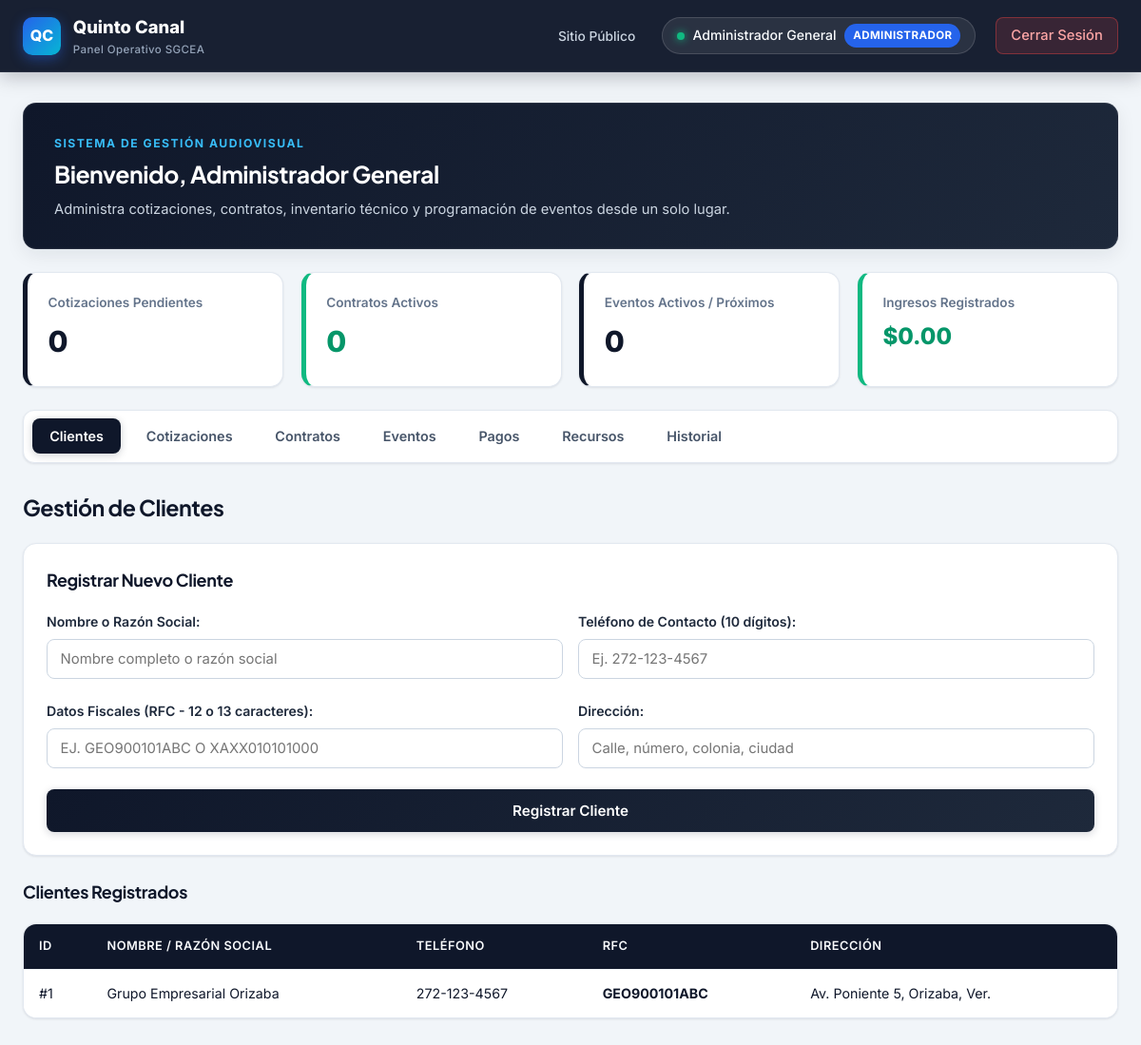
The page /panel.php (signed in) on the database its author committed.
### tables this page shows
CREATE TABLE clientes (
    id_cliente INT AUTO_INCREMENT PRIMARY KEY,
    nombre VARCHAR(150) NOT NULL,
    contacto VARCHAR(150) NOT NULL,
    direccion VARCHAR(255) NOT NULL,
    datos_fiscales VARCHAR(255) NOT NULL,
    fecha_registro TIMESTAMP DEFAULT CURRENT_TIMESTAMP
);

### panel.php (the view, shortened to what this page needs)
<?php
require_once 'conexion.php';
$rol = $_SESSION['rol'];
$nombre = $_SESSION['nombre'];
$id_cliente_sesion = intval($_SESSION['id_cliente'] ?? 0);
$conexion->query("UPDATE cotizaciones SET estado = 'Vencida' WHERE estado = 'Pendiente' AND vigencia < CURDATE()");
if ($rol === 'Cliente') {
    $kpiCot = $conexion->query("SELECT COUNT(*) AS t FROM cotizaciones WHERE id_cliente = $id_cliente_sesion")->fetch_assoc()['t'] ?? 0;
    $kpiCon = $conexion->query("SELECT COUNT(*) AS t FROM contratos ct JOIN cotizaciones c ON ct.id_cotizacion = c.id_cotizacion WHERE c.id_cliente = $id_cliente_sesion AND ct.estatus = 'Activo'")->fetch_assoc()['t'] ?? 0;
    $kpiEv  = $conexion->query("SELECT COUNT(*) AS t FROM eventos e JOIN contratos ct ON e.id_contrato = ct.id_contrato JOIN cotizaciones c ON ct.id_cotizacion = c.id_cotizacion WHERE c.id_cliente = $id_cliente_sesion AND e.estado IN ('Programado','Confirmado','Reprogramado')")->fetch_assoc()['t'] ?? 0;
    $kpiPag = $conexion->query("SELECT COALESCE(SUM(p.monto),0) AS t FROM pagos p JOIN eventos e ON p.id_evento = e.id_evento JOIN contratos ct ON e.id_contrato = ct.id_contrato JOIN cotizaciones c ON ct.id_cotizacion = c.id_cotizacion WHERE c.id_cliente = $id_cliente_sesion")->fetch_assoc()['t'] ?? 0;
} else {
    $kpiCot = $conexion->query("SELECT COUNT(*) AS t FROM cotizaciones WHERE estado = 'Pendiente'")->fetch_assoc()['t'] ?? 0;
    $kpiCon = $conexion->query("SELECT COUNT(*) AS t FROM contratos WHERE estatus = 'Activo'")->fetch_assoc()['t'] ?? 0;
    $kpiEv  = $conexion->query("SELECT COUNT(*) AS t FROM eventos WHERE estado IN ('Programado','Confirmado','Reprogramado')")->fetch_assoc()['t'] ?? 0;
    $kpiPag = $conexion->query("SELECT COALESCE(SUM(monto),0) AS t FROM pagos")->fetch_assoc()['t'] ?? 0;
}
$clientes = $conexion->query("SELECT id_cliente, nombre, contacto, direccion, datos_fiscales FROM clientes ORDER BY nombre");
?>
<!DOCTYPE html>
<html lang="es">
<head>
<link rel="stylesheet" href="Styles.css">
</head>
<body class="dashboard-body" data-rol="<?= htmlspecialchars($rol) ?>">
<header class="site-header dashboard-header">
    <div class="header-inner">
        <a href="index.html" class="logo">
            <span class="logo-badge">QC</span>
            <span>Quinto Canal <small>Panel Operativo SGCEA</small></span>
        </a>
        <nav class="dashboard-user-nav">
            <a href="index.html" style="font-size:0.86rem; color:#cbd5e1; text-decoration:none; margin-right:0.4rem;">Sitio Público</a>
            <div class="user-pill">
                <span class="user-dot"></span>
                <span id="current-user-text"><?= htmlspecialchars($nombre) ?></span>
                <span class="role-badge role-<?= strtolower($rol) ?>"><?= htmlspecialchars($rol) ?></span>
            </div>
            <a href="logout.php" class="btn-logout">Cerrar Sesión</a>
        </nav>
    </div>
</header>
<div class="container dashboard-container">
    <div class="dashboard-banner">
        <div>
            <span class="section-tag">SISTEMA DE GESTIÓN AUDIOVISUAL</span>
            <h1>Bienvenido, <?= htmlspecialchars($nombre) ?></h1>
            <p>Administra cotizaciones, contratos, inventario técnico y programación de eventos desde un solo lugar.</p>
        </div>
    </div>
    <div class="resumen-grid" style="margin-bottom:1.5rem;">
        <div class="stat-card">
            <span class="stat-label"><?= $rol === 'Cliente' ? 'Mis Cotizaciones' : 'Cotizaciones Pendientes' ?></span>
            <strong class="stat-value"><?= intval($kpiCot) ?></strong>
        </div>
        <div class="stat-card stat-disponible">
            <span class="stat-label"><?= $rol === 'Cliente' ? 'Mis Contratos Activos' : 'Contratos Activos' ?></span>
            <strong class="stat-value"><?= intval($kpiCon) ?></strong>
        </div>
        <div class="stat-card">
            <span class="stat-label">Eventos Activos / Próximos</span>
            <strong class="stat-value"><?= intval($kpiEv) ?></strong>
        </div>
        <?php if ($rol !== 'Tecnico'): ?>
        <div class="stat-card stat-disponible">
            <span class="stat-label"><?= $rol === 'Cliente' ? 'Total Invertido / Pagado' : 'Ingresos Registrados' ?></span>
            <strong class="stat-value" style="font-size:1.5rem;">$<?= number_format(floatval($kpiPag), 2) ?></strong>
        </div>
        <?php endif; ?>
    </div>
    <nav class="tabs">
        <?php if ($rol === 'Administrador'): ?>
            <button class="nav-btn" data-target="window-clientes">Clientes</button>
            <button class="nav-btn" data-target="window-cotizaciones">Cotizaciones</button>
            <button class="nav-btn" data-target="window-contratos">Contratos</button>
            <button class="nav-btn" data-target="window-eventos">Eventos</button>
            <button class="nav-btn" data-target="window-pagos">Pagos</button>
            <button class="nav-btn" data-target="window-recursos">Recursos</button>
            <button class="nav-btn" data-target="window-historial">Historial</button>
        <?php elseif ($rol === 'Tecnico'): ?>
            <button class="nav-btn" data-target="window-eventos">Eventos</button>
            <button class="nav-btn" data-target="window-recursos">Recursos</button>
            <button class="nav-btn" data-target="window-historial">Historial</button>
        <?php endif; ?>
    </nav>
    <?php if ($rol === 'Administrador'): ?>
    <section id="window-clientes" class="window-content hidden">
        <h2>Gestión de Clientes</h2>
        <div class="card" style="padding:1.5rem; margin-bottom:1.5rem;">
            <h3>Registrar Nuevo Cliente</h3>
            <form id="form-cliente">
                <div class="form-grid-2">
                    <div class="form-group">
                        <label>Nombre o Razón Social:</label>
                        <input type="text" id="cli-nombre" required placeholder="Nombre completo o razón social">
                    </div>
                    <div class="form-group">
                        <label>Teléfono de Contacto (10 dígitos):</label>
                        <input type="tel" id="cli-contacto" maxlength="15" required placeholder="Ej. 272-123-4567">
                    </div>
                </div>
                <div class="form-grid-2">
                    <div class="form-group">
                        <label>Datos Fiscales (RFC - 12 o 13 caracteres):</label>
                        <input type="text" id="cli-fiscales" maxlength="13" style="text-transform:uppercase;" required placeholder="Ej. GEO900101ABC o XAXX010101000">
                    </div>
                    <div class="form-group">
                        <label>Dirección:</label>
                        <input type="text" id="cli-direccion" required placeholder="Calle, número, colonia, ciudad">
                    </div>
                </div>
                <button type="submit" class="btn">Registrar Cliente</button>
            </form>
        </div>
        <h3>Clientes Registrados</h3>
        <div class="table-responsive"><table class="tabla">
            <thead>
                <tr><th>ID</th><th>Nombre / Razón Social</th><th>Teléfono</th><th>RFC</th><th>Dirección</th></tr>
            </thead>
            <tbody>
                <?php $clientes->data_seek(0); while ($c = $clientes->fetch_assoc()): ?>
                <tr>
                    <td>#<?= $c['id_cliente'] ?></td>
                    <td><?= htmlspecialchars($c['nombre']) ?></td>
                    <td><?= htmlspecialchars($c['contacto']) ?></td>
                    <td><strong><?= htmlspecialchars($c['datos_fiscales']) ?></strong></td>
                    <td><?= htmlspecialchars($c['direccion']) ?></td>
                </tr>
                <?php endwhile; ?>
            </tbody>
        </table></div>
    </section>
    <?php endif; ?>
</div>
</body>
</html>

### rows shown on the page
clientes: id_cliente "1", nombre "Grupo Empresarial Orizaba", contacto "272-123-4567", datos_fiscales "GEO900101ABC", direccion "Av. Poniente 5, Orizaba, Ver."

### other values the page prints
$nombre "Administrador General"
$rol "ADMINISTRADOR"
$kpiCot "0"
$kpiCon "0"
$kpiEv "0"
$kpiPag "0.00"
